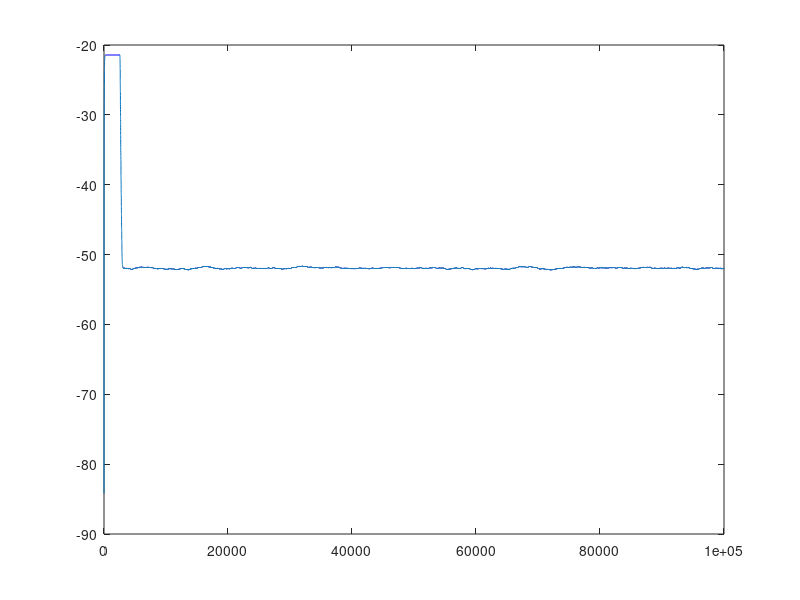

Here is the MATLAB script that generated this plot:
%clear all
%close all
rand('seed',1)
h_ref = fir1(4,0.3)';
Ncoeff=length(h_ref);
Lsim=100e3;

x=randn(Lsim, 1);
y_ref=filter(h_ref,1,x)+0.0025*randn(Lsim,1);

h=zeros(Ncoeff,1);
step=1e-2;
buffer=zeros(size(h));

y=zeros(size(x));
error=zeros(size(x));
mse_log=zeros(Lsim,1);
h_log=zeros(Lsim, Ncoeff);

for n=1:Lsim
    
    buffer(2:end)=buffer(1:end-1);
    buffer(1)=x(n);
    y(n)=sum(h.*buffer);
    
    error(n)=y(n)-y_ref(n);
    h=h-step*error(n)*buffer;
        
    h_log(n,:)=h;
    
end

plot(10*log10(filter(ones(2560,1)/2560,1,abs(error).^2)))
hold all
